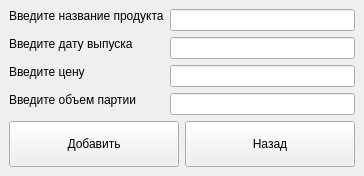
<?xml version="1.0" encoding="UTF-8"?>
<ui version="4.0">
 <class>AddWindow</class>
 <widget class="QMainWindow" name="AddWindow">
  <property name="geometry">
   <rect>
    <x>0</x>
    <y>0</y>
    <width>364</width>
    <height>176</height>
   </rect>
  </property>
  <property name="windowTitle">
   <string>Добавление продукта</string>
  </property>
  <widget class="QWidget" name="centralwidget">
   <layout class="QVBoxLayout" name="verticalLayout">
    <item>
     <layout class="QFormLayout" name="formLayout">
      <item row="0" column="0">
       <widget class="QLabel" name="label">
        <property name="sizePolicy">
         <sizepolicy hsizetype="Preferred" vsizetype="Fixed">
          <horstretch>0</horstretch>
          <verstretch>0</verstretch>
         </sizepolicy>
        </property>
        <property name="text">
         <string>Введите название продукта</string>
        </property>
       </widget>
      </item>
      <item row="1" column="0">
       <widget class="QLabel" name="label_2">
        <property name="sizePolicy">
         <sizepolicy hsizetype="Preferred" vsizetype="Fixed">
          <horstretch>0</horstretch>
          <verstretch>0</verstretch>
         </sizepolicy>
        </property>
        <property name="text">
         <string>Введите дату выпуска</string>
        </property>
       </widget>
      </item>
      <item row="2" column="0">
       <widget class="QLabel" name="label_3">
        <property name="sizePolicy">
         <sizepolicy hsizetype="Preferred" vsizetype="Fixed">
          <horstretch>0</horstretch>
          <verstretch>0</verstretch>
         </sizepolicy>
        </property>
        <property name="text">
         <string>Введите цену</string>
        </property>
       </widget>
      </item>
      <item row="3" column="0">
       <widget class="QLabel" name="label_4">
        <property name="sizePolicy">
         <sizepolicy hsizetype="Preferred" vsizetype="Fixed">
          <horstretch>0</horstretch>
          <verstretch>0</verstretch>
         </sizepolicy>
        </property>
        <property name="text">
         <string>Введите объем партии</string>
        </property>
       </widget>
      </item>
      <item row="0" column="1">
       <widget class="QLineEdit" name="lineEdit_name"/>
      </item>
      <item row="1" column="1">
       <widget class="QLineEdit" name="lineEdit_entry"/>
      </item>
      <item row="2" column="1">
       <widget class="QLineEdit" name="lineEdit_price"/>
      </item>
      <item row="3" column="1">
       <widget class="QLineEdit" name="lineEdit_production"/>
      </item>
     </layout>
    </item>
    <item>
     <layout class="QHBoxLayout" name="horizontalLayout">
      <item>
       <widget class="QPushButton" name="pushButton_add">
        <property name="sizePolicy">
         <sizepolicy hsizetype="Minimum" vsizetype="Fixed">
          <horstretch>0</horstretch>
          <verstretch>0</verstretch>
         </sizepolicy>
        </property>
        <property name="maximumSize">
         <size>
          <width>16777215</width>
          <height>50</height>
         </size>
        </property>
        <property name="text">
         <string>Добавить</string>
        </property>
       </widget>
      </item>
      <item>
       <widget class="QPushButton" name="pushButton_back">
        <property name="sizePolicy">
         <sizepolicy hsizetype="Minimum" vsizetype="Fixed">
          <horstretch>0</horstretch>
          <verstretch>0</verstretch>
         </sizepolicy>
        </property>
        <property name="maximumSize">
         <size>
          <width>16777215</width>
          <height>50</height>
         </size>
        </property>
        <property name="text">
         <string>Назад</string>
        </property>
       </widget>
      </item>
     </layout>
    </item>
   </layout>
  </widget>
 </widget>
 <resources/>
 <connections/>
</ui>
